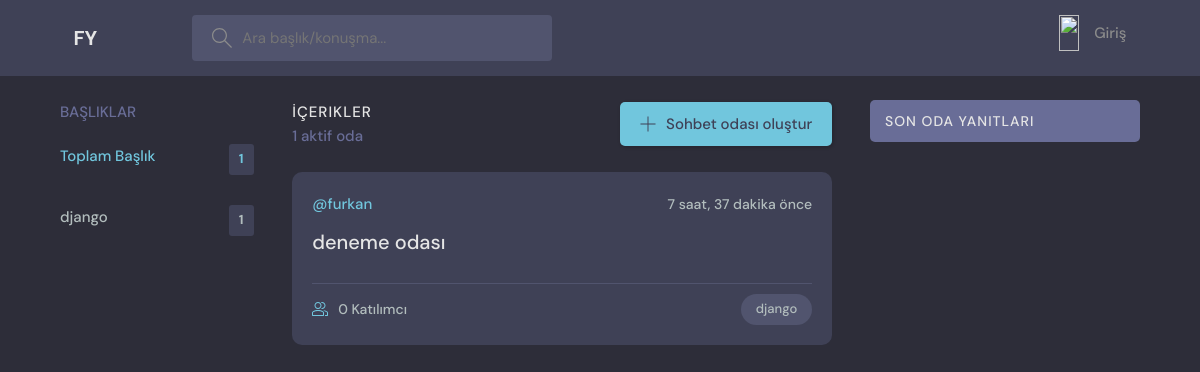
The page / on the database its author committed.
### base/models.py (models this page shows, shortened)
class Topic(models.Model):
    name = models.CharField(max_length=200)
    def __str__(self):
        return self.name

class Room(models.Model):
    host = models.ForeignKey(User, on_delete=models.SET_NULL, null=True)
    topic = models.ForeignKey(Topic, on_delete=models.CASCADE)
    name = models.CharField(max_length=200)
    description = models.TextField(null=True, blank=True)
    participants = models.ManyToManyField(
        User, related_name='participants', blank=True)
    update = models.DateTimeField(auto_now=True)
    create = models.DateTimeField(auto_now_add=True)
    class Meta:
        ordering = ['-update', '-create']

### base/views.py (the view)
# urls.py: path('', views.home, name='home' ),
def home(request):
    q = request.GET.get('q') if request.GET.get('q') != None else ''
    rooms = Room.objects.filter(
        Q(topic__name__icontains=q) |
        Q(name__icontains=q) |
        Q(description__icontains=q)
    )
    topics = Topic.objects.all()
    room_count = rooms.count()
    room_messages = Message.objects.filter(
        Q(room__topic__name__icontains=q)
    )
    context =  {
        'rooms':rooms,
        'topics':topics,
        'room_count': room_count,
        'room_messages':room_messages
    }
    return render(request, 'base/home.html', context)

### base/templates/base/home.html (shortened to what this page needs)
{% extends 'main.html' %}
{% block content %}
    <main class="layout layout--3">
      <div class="container">
        {% include 'base/topics_component.html' %}
        <div class="roomList">
          <div class="roomList__header">
            <div>
              <h2>İçerikler</h2>
              <p>{{room_count}} aktif oda</p>
            </div>
            <a class="btn btn--main" href="{% url 'create-room' %}">
              <svg version="1.1" xmlns="http://www.w3.org/2000/svg" width="32" height="32" viewBox="0 0 32 32">
                <title>add</title>
                <path
                  d="M16.943 0.943h-1.885v14.115h-14.115v1.885h14.115v14.115h1.885v-14.115h14.115v-1.885h-14.115v-14.115z"
                ></path>
              </svg>
              Sohbet odası oluştur
            </a>
          </div>
          {% include 'base/feed_component.html' %}
        </div>
       {% include 'base/activity_component.html' %}
      </div>
    </main>
    {% endblock content %}

### base/templates/base/topics_component.html
<div class="topics">
    <div class="topics__header">
      <h2>Başlıklar</h2>
    </div>
    <ul class="topics__list">
      <li>
        <a class="active">Toplam Başlık <span>{{topics.count}}</span></a>
      </li>
        {% for topic in topics %}
      <li>
        <a href="{% url 'home'%}?q={{topic.name}}">{{topic.name}}<span>{{topic.room_set.all.count}}</span></a>
      </li>
      {% endfor %}
    </ul>
  </div>

### base/templates/base/feed_component.html (shortened to what this page needs)
{% for room in rooms %}
<div class="roomListRoom">
    <div class="roomListRoom__header">
      <a href="{% url 'user-profile' room.host.id %}" class="roomListRoom__author">
        <span>@{{room.host.username}}</span>
      </a>
      <div class="roomListRoom__actions">
        <span>{{room.create|timesince}} önce</span>
      </div>
    </div>
    <div class="roomListRoom__content">
      <a href="{% url 'room' room.id %}">{{room.name}}</a>
    </div>
    <div class="roomListRoom__meta">
      <a href="{% url 'room' room.id %}" class="roomListRoom__joined">
        {{room.participants.all.count}} Katılımcı
      </a>
      <p class="roomListRoom__topic">{{room.topic}}</p>
    </div>
  </div>
{% endfor %}

### styles/style.css (style rules this page uses)
:root { --color-main: #71c6dd; --color-main-light: #e1f6fb; --color-dark: #3f4156; --color-dark-medium: #51546e; --color-dark-light: #696d97; --color-light: #e5e5e5; --color-gray: #8b8b8b; --color-light-gray: #b2bdbd; --color-bg: #2d2d39; --color-success: #5dd693; --color-error: #fc4b0b; }
* { font-family: "DM Sans", -apple-system, BlinkMacSystemFont, "Segoe UI", Roboto, Oxygen, Ubuntu, Cantarell, "Open Sans", "Helvetica Neue", sans-serif; margin: 0; padding: 0; box-sizing: border-box; text-rendering: optimizeLegibility; font-size: inherit; }
html { font-size: 56.25%; }
@media only screen and (min-width: 1200px) { html { font-size: 62.5%; } }
body { line-height: 1.6; font-weight: 400; font-size: 1.5rem; color: var(--color-light-gray); background-color: var(--color-bg); min-height: 100vh; }
a { display: inline-block; color: var(--color-main); text-decoration: none; }
.container { max-width: 120rem; width: 90%; margin: auto; }
.btn { background-color: transparent; border: none; display: inline-flex; align-items: center; gap: 1rem; cursor: pointer; transition: all ease-in-out 0.3s; padding: 1rem 2rem; border-radius: 5px; box-shadow: 1px 1px 3px 1px rgba(0, 0, 0, 0.15); font-weight: 500; }
.btn--main { background-color: var(--color-main); color: var(--color-dark); }
.btn > svg { fill: currentColor; width: 1.6rem; height: 1.6rem; }
.layout { margin-top: 2.4rem; }
.layout > .container { display: flex; justify-content: space-between; align-items: flex-start; }
.layout--3 > .container > div:first-child { flex-basis: 18%; max-width: 22.5rem; }
.layout--3 > .container > div:nth-child(2) { flex-basis: 50%; }
.topics__header { margin-bottom: 2rem; }
.topics__header h2 { text-transform: uppercase; font-weight: 500; color: var(--color-dark-light); }
.topics__list { list-style: none; }
.topics__list li a { display: flex; justify-content: space-between; margin-bottom: 3rem; font-weight: 500; color: var(--color-light-gray); transition: all 0.3s ease-in-out; }
.topics__list li a.active, .topics__list li a:hover { color: var(--color-main); }
.topics__list li a span { padding: 0.5rem 1rem; background-color: var(--color-dark); border-radius: 3px; font-size: 1.3rem; font-weight: 700; letter-spacing: 1px; }
.roomList__header { display: flex; justify-content: space-between; align-items: center; margin-bottom: 2.4rem; }
.roomList__header h2 { text-transform: uppercase; font-weight: 500; color: var(--color-light); letter-spacing: 1px; }
.roomList__header p { font-weight: 500; color: var(--color-dark-light); }
.roomListRoom { margin-bottom: 2.4rem; background-color: var(--color-dark); border-radius: 1rem; padding: 2rem; }
.roomListRoom__header { display: flex; justify-content: space-between; align-items: center; }
.roomListRoom__author { font-weight: 500; display: flex; align-items: center; gap: 1rem; }
.roomListRoom__actions { display: flex; align-items: flex-start; gap: 1rem; position: relative; }
.roomListRoom__actions span { font-size: 1.4rem; font-weight: 500; }
.roomListRoom__content { margin: 1rem 0; }
.roomListRoom__content a { font-size: 2rem; font-weight: 500; margin-bottom: 1.5rem; color: var(--color-light); transition: all 0.3s ease-in-out; }
.roomListRoom__meta { border-top: 1px solid var(--color-dark-medium); padding-top: 1rem; display: flex; align-items: center; justify-content: space-between; }
.roomListRoom__joined { color: var(--color-light-gray); display: flex; align-items: center; gap: 1rem; font-size: 1.4rem; font-weight: 500; }
.roomListRoom__joined svg { fill: var(--color-main); width: 1.6rem; height: 1.6rem; }
.roomListRoom__topic { padding: 5px 1.5rem; background-color: var(--color-dark-medium); border-radius: 5rem; font-weight: 500; font-size: 1.3rem; }

### rows shown on the page
Topic: name "django", room_set.all.count "1"
Room: host.username "furkan", create "7 saat, 37 dakika", name "deneme odası", participants.all.count "0", topic "django"

### other values the page prints
{{ topics.count }} "1"
{{ room_count }} "1"
